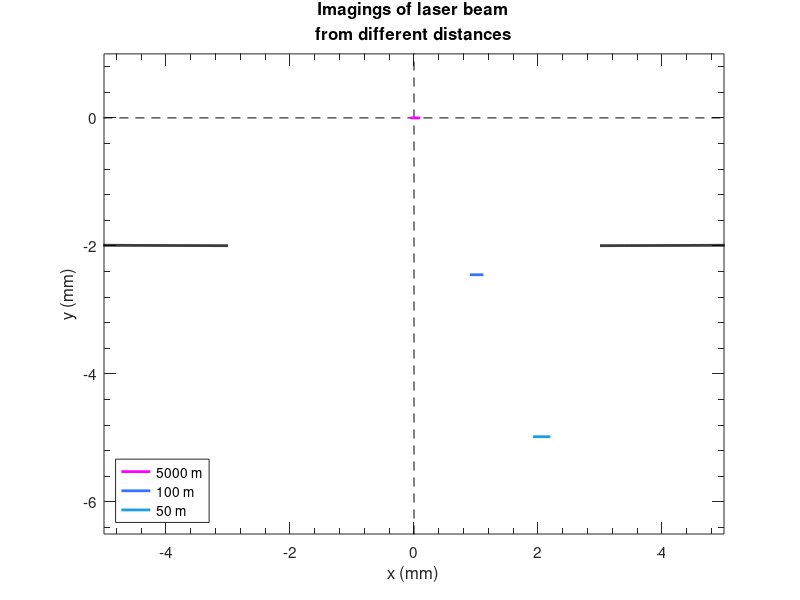

Source code (MATLAB): (Note: this script raises an error after producing the figure.)
clc;
close all;
global LISMO_VARS;

%% Parameter definition
x = [-0.06, 0.1; 0.9, 1.12; 1.92, 2.2];
y = - [0, 0; 2.45, 2.45; 4.98, 4.98];

telRX = 3:0.01:10;
telRY = 2 / 68^2 * (telRX.^2 - 68^2);
telLX = -10:0.01:-3;
telLY = 2 / 68^2 * (telLX.^2 - 68^2);


%% Display
figure('Position', [0, 0, 300, 350], 'Units', 'Pixels', 'Color', 'w');

hold on;
plot([0, 0], [-100, 100], '--k');
plot([-100, 100], [0, 0], '--k');
p1 = plot([x(1, 1), x(1, 2)], [y(1, 1), y(1, 2)], 'LineWidth', 2, 'Color', [255, 0, 255] / 255, 'DisplayName', '5000 m');
p2 = plot([x(2, 1), x(2, 2)], [y(2, 1), y(2, 2)], 'LineWidth', 2, 'Color', [54, 116, 255] / 255, 'DisplayName', '100 m');
p3 = plot([x(3, 1), x(3, 2)], [y(3, 1), y(3, 2)], 'LineWidth', 2, 'Color', [29, 157, 228] / 255, 'DisplayName', '50 m');
p4 = plot(telRX, telRY, 'LineWidth', 2, 'Color', 'k', 'DisplayName', 'Primary Mirror');
p5 = plot(telLX, telLY, 'LineWidth', 2, 'Color', 'k', 'DisplayName', 'Primary Mirror');
hold off;

xlim([-5, 5]);
ylim([-6.5, 1]);

xlabel('x (mm)');
ylabel('y (mm)');
title(sprintf('Imagings of laser beam\nfrom different distances'));

set(gca, 'XMinorTick', 'on', 'YMinorTick', 'on', 'Box', 'on', 'Ticklen', [0.02, 0.02], 'fontsize', 11);

legend([p1, p2, p3], 'Location', 'SouthWest');

export_fig(gcf, fullfile(LISMO_VARS.projectDir, 'image', '3-stage-sim.png'), '-r300');